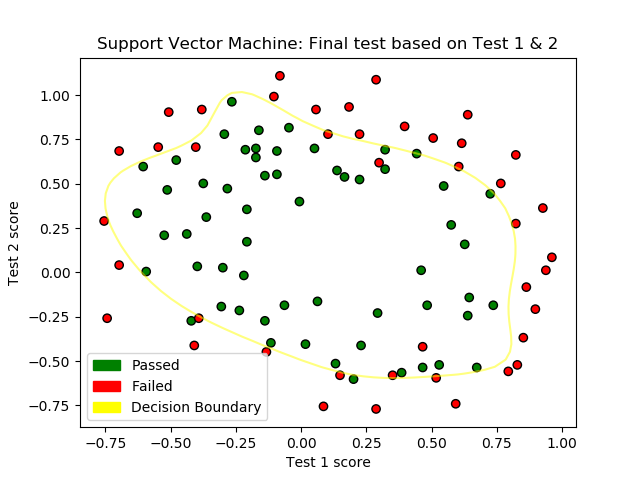

Source code (Python):
import sys, os
import numpy as np # Scientific Computing library
import pandas # Python Data Analysis library
import matplotlib.pyplot as plot # Python 2D Plotting library
import matplotlib.patches as patch # Python 2D Plotting library
from sklearn import svm # Python Machine Learning library
from sklearn.model_selection import train_test_split, GridSearchCV



def plot_decision_function_helper(X, y, clf):
  
	plot.scatter(X['Test 1'], X['Test 2'], c = np.where(dataframe['Final Test'].values == 1,'g','r'), edgecolors='black')
	ax = plot.gca()
	xlim = ax.get_xlim()
	ylim = ax.get_ylim()
	# print(xlim)
	# print(ylim)

	# Create grid to evaluate model
	xx = np.linspace(xlim[0], xlim[1])
	yy = np.linspace(ylim[0], ylim[1])
	# print(xx)
	# print(yy)  
	YY, XX = np.meshgrid(yy, xx)
	# print(YY)
	# print(XX)   
	xy = np.vstack([XX.ravel(), YY.ravel()]).T
	# print(xy)    
	Z = clf.decision_function(xy).reshape(XX.shape)
	# print(Z)  

	# ax.contour(XX, YY, Z, colors='yellow', levels=[-1, 0, 1], alpha=0.5, linestyles=['--', '-', '--'])
	ax.contour(XX, YY, Z, colors='yellow', levels=[0], alpha=0.5, linestyles=['-'])
	

def plot_data(X, y, clf):

	plot.figure()
	plot.title("Support Vector Machine: Final test based on Test 1 & 2")
	plot.xlabel("Test 1 score")
	plot.ylabel("Test 2 score")
	
	plot_decision_function_helper(X, y, clf)
	
	legend_passed = patch.Patch(label='Passed', color='green', edgecolor='black')
	legend_failed = patch.Patch(label='Failed', color='red', edgecolor='black')
	legend_boundary = patch.Patch(label='Decision Boundary', color='yellow', edgecolor='black')
	plot.legend(handles=[legend_passed, legend_failed, legend_boundary])
	plot.show()
	

	
# read data and filter using pandas
dataframe = pandas.read_csv('3_support_vector_machine_data.csv')
x_values = dataframe[['Test 1', 'Test 2']]
y_values = dataframe[['Final Test']]

x_values_train = x_values[:100]
y_values_train = y_values[:100]
x_values_test = x_values[100:]
y_values_test = y_values[100:]

# Create a linear SVM classifier 
clf = svm.SVC(kernel='rbf', C = 1000000.0)
clf.fit(x_values_train, y_values_train)
plot_data(x_values_train, y_values_train, clf)


clf_predictions = clf.predict(x_values_test)
